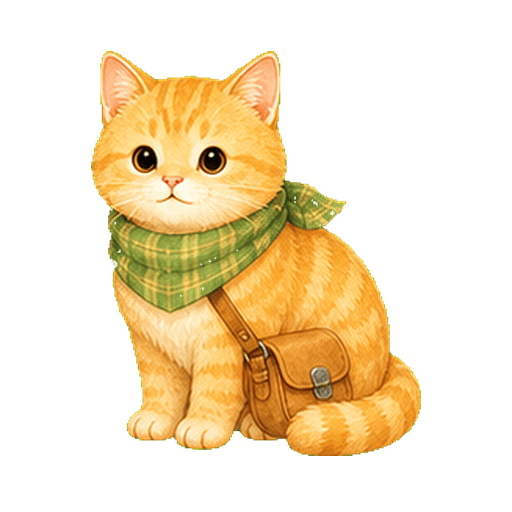
#> input picture assets/runtime/pets/cat/pet_cat_var01_stageD.png, 512 x 512 px, given in place of pet_cat_var01_stageA.png, which was not available; the run also reads 1 picture not shown here
$ python reframe_sprites.py ../assets/runtime/pets/cat/pet_cat_var01_stageD.png
#> lines starting #> are read from the running program, lines starting #| are printed output that depends on the picture; pictures that were not available may be replaced by others from this repository, and a replacement may not be noted
#!/usr/bin/env python3
"""重构底图立绘框选：裁到完整主体 → 按阶段统一占比放大 → 贴地基线居中到 512。
保留 A小→C大 的成长感；主体完整不裁（耳朵/尾巴都在，只是变大变正）。
用法：python3 tools/reframe_sprites.py [--apply]  （不加 --apply 只对 cat 出预览）"""
import sys, glob, os
from PIL import Image

CANVAS = 512
GROUND = 0.93          # 主体底边落在画布 93% 处（统一站在地面）
TARGET = {'A': 0.60, 'B': 0.72, 'C': 0.80, 'D': 0.76}  # 主体长边占画布比例（成长）

def reframe(path):
    im = Image.open(path).convert('RGBA')
    bb = im.split()[-1].getbbox()
    if not bb:
        return None
    subj = im.crop(bb)
    stage = path[-5]  # ...stageX.png
    target = TARGET.get(stage, 0.78) * CANVAS
    scale = target / max(subj.width, subj.height)
    nw, nh = max(1, round(subj.width * scale)), max(1, round(subj.height * scale))
    subj = subj.resize((nw, nh), Image.LANCZOS)
    canvas = Image.new('RGBA', (CANVAS, CANVAS), (0, 0, 0, 0))
    x = (CANVAS - nw) // 2
    y = round(CANVAS * GROUND) - nh
    canvas.alpha_composite(subj, (x, max(0, y)))
    return canvas

def main():
    apply = '--apply' in sys.argv
    pats = 'assets/art/pets/*/pet_*_var0[1-5]_stage[A-D].png'
    files = sorted(glob.glob(pats))
    if not apply:  # 预览：只做 cat，输出 before/after 对比图
        cells = []
        from PIL import ImageDraw
        for st in 'ABCD':
            p = f'assets/art/pets/cat/pet_cat_var01_stage{st}.png'
            before = Image.open(p).convert('RGBA').resize((200, 200))
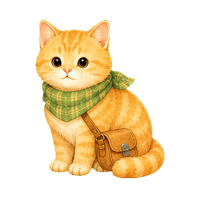
#> before: PIL image 200x200 RGBA; mean R, G, B, A 77.6, 60.7, 29.3, 86.2; transparent parts drawn white
            after = reframe(p).resize((200, 200))
#> in reframe, im is the input picture: PIL image 512x512 RGBA; mean R, G, B, A 123.7, 133.5, 78.9, 86.2
#> in reframe, `bb = im.split()[-1].getbbox()`: bb = (90, 51, 421, 457)
#> in reframe, `subj = im.crop(bb)`:
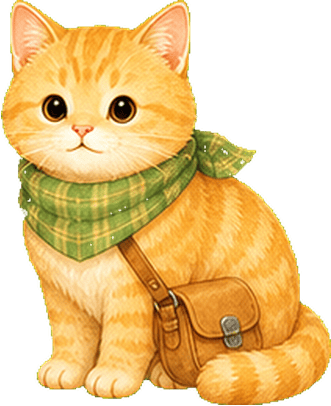
#> subj: PIL image 331x406 RGBA; mean R, G, B, A 173.7, 153.9, 81.6, 168.2; transparent parts drawn white
#> in reframe, `subj = subj.resize((nw, nh), Image.LANCZOS)`:
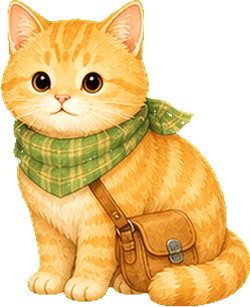
#> subj: PIL image 250x307 RGBA; mean R, G, B, A 152.6, 119.2, 57.2, 168.1; transparent parts drawn white
#> in reframe, `canvas = Image.new('RGBA', (CANVAS, CANVAS), (0, 0, 0, 0))`: canvas: PIL image 512x512 RGBA; every value is 0
#> in reframe, `canvas.alpha_composite(subj, (x, max(0, y)))`:
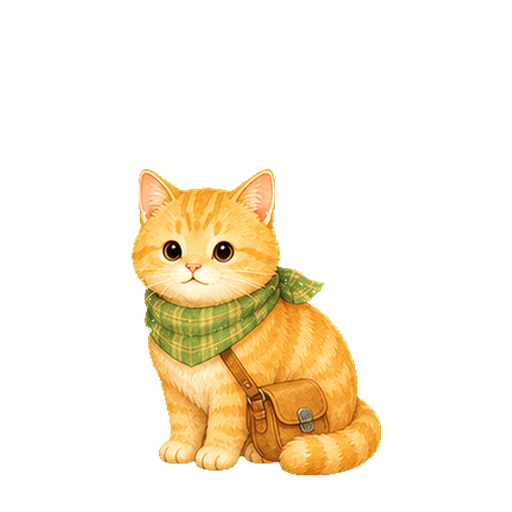
#> canvas: PIL image 512x512 RGBA; mean R, G, B, A 44.7, 34.9, 16.8, 49.2; transparent parts drawn white
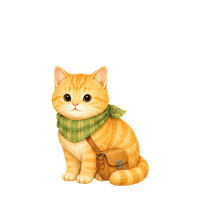
#> after: PIL image 200x200 RGBA; mean R, G, B, A 44.6, 35, 16.8, 49.2; transparent parts drawn white
            for tag, img in [(f'{st} before', before), (f'{st} after', after)]:
                d = ImageDraw.Draw(img); d.rectangle([0, 0, 199, 199], outline=(255, 0, 0), width=2)
                cells.append((tag, img))
#> this loop made 2 passes
#> tag on passes 1 to 2: 'A before', 'A after'
#> after the loop, cells = 2 items
        sheet = Image.new('RGBA', (len(cells) * 210, 230), (250, 244, 230, 255))
        dd = ImageDraw.Draw(sheet)
        for i, (t, img) in enumerate(cells):
            sheet.paste(img, (i * 210 + 5, 25), img); dd.text((i * 210 + 8, 6), t, fill=(80, 60, 50))
        out = '/Users/gavin/reframe_preview.png'
        sheet.convert('RGB').save(out); print('preview ->', out)
        return
    n = 0
    for f in files:
        r = reframe(f)
        if r:
            r.save(f); n += 1
    print(f'reframed {n} base sprites')

#> (the run stopped early here; a loop or call above may not have finished)
